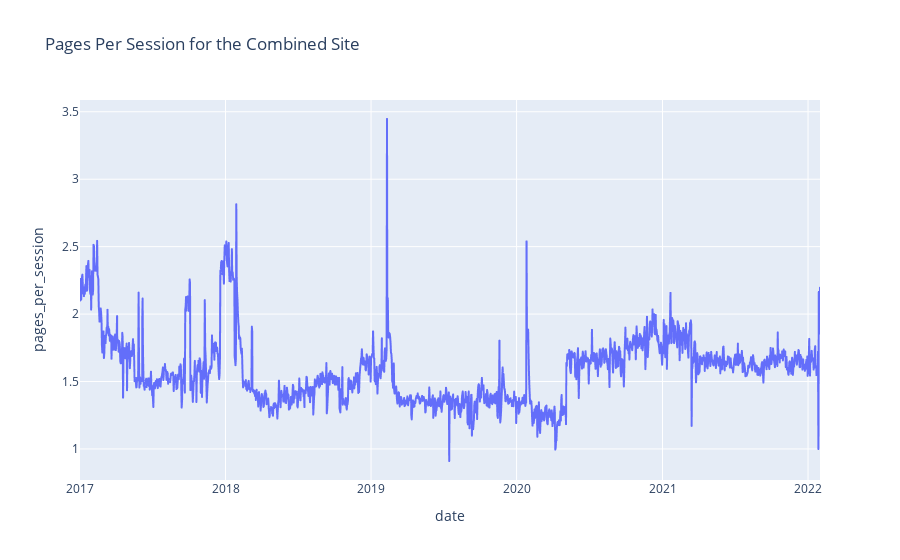

Notebook source saved alongside this figure:
### Markdown cell above
**C.** Visualize this new metric using a line chart for each site. (You will have 3 separate graphs)

### Code cell
# combined_site graph
px.line(combined_site, x='date', y='pages_per_session', title='Pages Per Session for the Combined Site')

### Figure 1 — Plotly figure (JSON) as saved in the notebook; plotly's stock layout.template omitted (floating-point values rounded to 4 significant figures; data arrays with more than 128 entries replaced by an {"elided": "..."} marker saying what was removed)
{"data": [{"hovertemplate": "date=%{x}<br>pages_per_session=%{y}<extra></extra>", "legendgroup": "", "line": {"color": "#636efa", "dash": "solid"}, "marker": {"symbol": "circle"}, "mode": "lines", "name": "", "showlegend": false, "type": "scattergl", "x": {"elided": "1857 str values"}, "xaxis": "x", "y": {"elided": "1857 float values"}, "yaxis": "y"}], "layout": {"autosize": true, "legend": {"tracegroupgap": 0}, "title": {"text": "Pages Per Session for the Combined Site"}, "xaxis": {"anchor": "y", "autorange": true, "domain": [0, 1], "range": ["2017-01-01", "2022-01-31"], "title": {"text": "date"}, "type": "date"}, "yaxis": {"anchor": "x", "autorange": true, "domain": [0, 1], "range": [0.7698, 3.587], "title": {"text": "pages_per_session"}, "type": "linear"}}}
